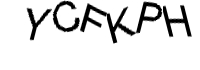
#> input picture DWCourse/homework1/scrapy_version/imageRecognize/dataimage/image1.jpg, 200 x 70 px; its folder holds only this picture in this run
$ python -i imageRec.py   (imports and definitions only)
#> lines starting #> are read from the running program, lines starting #| are printed output that depends on the picture; after the words box and inside, x2 and y2 are one past the last pixel; in counts of white or black regions, pixels touching at a corner belong together
#> further down, picture is the input picture: PIL image 200x70 L; min 0, max 255, mean 226.6
# -*- coding: UTF-8 -*-
from numpy import *
from pytesseract import *
from os import listdir
from PIL import Image
import operator
import sys, os, re, math
import traceback

thread_name = '0'

def cut_edge(im):
    '''
    切割验证码边缘无字符部分
    '''
    #从x轴开始遍历，切割左右边缘
    split_blank = ()
    data = list(im.getdata())
    w,h = im.size
    for x in range(w):
        if len(split_blank) == 0:
            for y in range(h):
                if data[ y*w + x ] < 50:
                    split_blank = split_blank + (x,0)
                    break
                else:
                    continue
        else:
            break
    for x in range(w)[::-1]:
        if len(split_blank) < 4:
            for y in range(h):
                if data[ y*w + x ] < 50:
                    split_blank = split_blank + (x+2,h-1)
                    break
                else:
                    continue
        else:
            break
    box = split_blank
    region = im.crop(box)
    #从y轴开始遍历，切割上下边缘
    split_blank = ()
    data = list(region.getdata())
    w,h = region.size
    for y in range(h):
        if len(split_blank) == 0:
            for x in range(w):
                if data[ y*w + x ] < 50:
                    split_blank = split_blank + (0,y)
                    break
                else:
                    continue
        else:
            break
    for y in range(h)[::-1]:
        if len(split_blank) < 4:
            for x in range(w):
                if data[ y*w + x ] < 50:
                    split_blank = split_blank + (w-1,y)
                    break
                else:
                    continue
        else:
            break
    box = split_blank
    region = region.crop(box)
    return region

# [48 lines left out: functions check, cut_char, not called in this run]

def getWide(im):
    '''
    返回字符的宽度
    '''
    lis = []
    data = list(im.getdata())
#> data = 14000 values, max 255 at index 0, min 0 at index 467, mean 226.6
    w,h = im.size
#> w = 200; h = 70
    for y in range(h):
        for x in range(w):
            if data[ y*w + x ] < 50:
                lis.append(1)
            else:
                lis.append(255)
    im.putdata(lis)
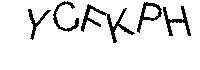
#> im: PIL image 200x70 L; values 1 (black) and 255 (white), 91.1% white; 5 black regions, box (x1, y1, x2, y2) and area: (81, 4, 135, 43) 421, (163, 6, 191, 36) 247, (137, 2, 162, 33) 214, (53, 1, 79, 32) 205, (28, 9, 51, 40) 161
    im = im.point(lambda i: i * 4)
    data = list(im.getdata())
#> data = 14000 values, max 255 at index 0, min 4 at index 264, mean 232.6
    widelist = []
    w,h = im.size
    for x in range(w):
        if len(widelist) == 0:
            for y in range(h):
                if data[ y*w + x ] < 50:
                    widelist.append(x)
                    break
                else:
                    continue
        else:
            break
#> after the loop, widelist = [28]
    for x in range(w)[::-1]:
        if len(widelist) < 2:
            for y in range(h):
                if data[ y*w + x ] < 50:
                    widelist.append(x)
                    break
                else:
                    continue
        else:
            break
#> after the loop, widelist = [28, 190]
    wide = widelist[1] - widelist[0]
#> wide = 162
    return wide

def rotate(im,angle = 1):
    '''
    旋转
    '''
    lis = []
    data = list(im.getdata())
    w,h = im.size
    for y in range(h):
        for x in range(w):
            if data[ y*w + x ] < 50:
                lis.append(1)
            else:
                lis.append(255)
    im.putdata(lis)
    rotate = im.rotate(angle,expand = 1)
    #去除黑边
    w,h = rotate.size
    copy = Image.new('L',rotate.size)
    lis = []
    data = list(rotate.getdata())
    for y in range(h):
        use = 1
        for x in range(w):
            if use == 1:
                if data[ y*w + x ] == 0:
                    lis.append(255)
                else:
                    lis.append(data[ y*w + x ])
                    use = 0
            else:
                lis.append(data[ y*w + x ])

    copy.putdata(lis)
    data = list(copy.getdata())
    lis = []
    for y in range(h):
        alis = []
        use = 1
        for x in range(w)[::-1]:
            if use == 1:
                if data[ y*w + x ] == 0:
                    alis.append(255)
                else:
                    alis.append(data[ y*w + x ])
                    use = 0
            else:
                alis.append(data[ y*w + x ])
        for it in alis[::-1]:
            lis.append(it)
    copy.putdata(lis)
    # copy.show()
    return copy

def rotateToMin(im):
    '''
    使用旋转卡壳进行判别，找出最小宽度,并标准化大小
    '''
    # print 'rotateToMin'
    # rotateIm = rotate(im)
    minIm = im
    oriWide = getWide(im)
#> oriWide = 162
    for i in range(1,100):
        rotateIm = rotate(im, angle = 5*i)
        rotateWide = getWide(rotateIm)
        if rotateWide > oriWide:
            break
        if rotateWide < oriWide:
            minIm = rotateIm
            oriWide = rotateWide
#> this loop made 1 pass
#> rotateWide on pass 1: 164
#> after the loop, oriWide = 162
    if oriWide < getWide(im):
        return tranTo30_40(minIm.point(lambda i: i * 4))
        # return minIm
    minIm = im
    oriWide = getWide(im)
    for i in range(1,100):
        rotateIm = rotate(im, angle = -5*i)
        rotateWide = getWide(rotateIm)
        if rotateWide > oriWide:
            break
        if rotateWide < oriWide:
            minIm = rotateIm
            oriWide = rotateWide
#> this loop made 19 passes
#> (rotateWide, oriWide) on passes 1 to 12: (160, 160), (159, 159), (157, 157), (155, 155), (152, 152), (149, 149), (143, 143), (138, 138), (131, 131), (123, 123), (113, 113), (104, 104)
#> rotateWide on pass 19: 45
#> pass 1, in rotate (call 2), `rotate = im.rotate(angle,expand = 1)`:
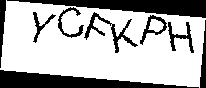
#> rotate: PIL image 206x88 L; min 0, max 255, mean 179.4
#> pass 1, in rotateToMin, `rotateIm = rotate(im, angle = -5*i)`:
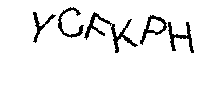
#> rotateIm: PIL image 206x88 L; values 1 (black) and 255 (white), 93.1% white; 5 black regions, box (x1, y1, x2, y2) and area: (84, 12, 138, 53) 423, (168, 22, 194, 53) 247, (140, 15, 167, 45) 215, (58, 7, 84, 38) 204, (33, 12, 56, 43) 163
#> pass 2, in rotate (call 3), `rotate = im.rotate(angle,expand = 1)`:
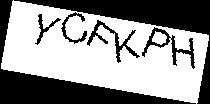
#> rotate: PIL image 210x104 L; min 0, max 255, mean 149
#> after the loop:
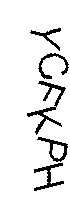
#> minIm: PIL image 70x200 L; values 1 (black) and 255 (white), 91.1% white; 5 black regions, box (x1, y1, x2, y2) and area: (27, 81, 66, 135) 421, (34, 163, 64, 191) 247, (37, 137, 68, 162) 214, (38, 53, 69, 79) 205, (30, 28, 61, 51) 161
#> after the loop:
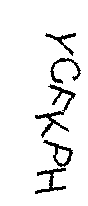
#> rotateIm: PIL image 88x206 L; values 1 (black) and 255 (white), 93.1% white; 5 black regions, box (x1, y1, x2, y2) and area: (35, 84, 76, 138) 422, (35, 168, 66, 194) 247, (43, 140, 73, 167) 215, (50, 58, 81, 84) 203, (45, 33, 76, 56) 163
#> after the loop, oriWide = 41
    return tranTo30_40(minIm.point(lambda i: i * 4))
    # return minIm.point(lambda i: i * 4)

# [79 lines left out: functions char_to_string, changeToText, not called in this run]

def tranTo30_40(im):
    '''
    图片标准化为30*40
    '''
    im = cut_edge(im)
#> in cut_edge, `data = list(im.getdata())`: data = 14000 values, max 255 at index 0, min 4 at index 2018, mean 232.6
#> in cut_edge, `region = im.crop(box)`: region: PIL image 43x199 L; values 4 (black) and 255 (white), 85.4% white; 5 black regions, box (x1, y1, x2, y2) and area: (0, 81, 39, 135) 421, (7, 163, 37, 191) 247, (10, 137, 41, 162) 214, (11, 53, 42, 79) 205, (3, 28, 34, 51) 161
#> in cut_edge, `data = list(region.getdata())`: data = 8557 values, max 255 at index 0, min 4 at index 1235, mean 218.4
#> in cut_edge, `region = region.crop(box)`:
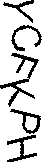
#> region: PIL image 42x162 L; values 4 (black) and 255 (white), 81.7% white; 5 black regions, box (x1, y1, x2, y2) and area: (0, 53, 39, 107) 421, (7, 135, 37, 162) 244, (10, 109, 41, 134) 214, (11, 25, 42, 51) 205, (3, 0, 34, 23) 161
    w,h = im.size
#> w = 42; h = 162
    data = list(im.getdata())
#> data = 6804 values, max 255 at index 0, min 4 at index 31, mean 209.1
    copy = Image.new('L',(30,40))
#> copy: PIL image 30x40 L; every value is 0
    lis = []
    if w > 30 or h > 40:
        return None
    if w < 30:
        wbit = 30-w
    else:
        wbit = 0
    if h < 40:
        hbit = 40-h
    else:
        hbit = 0
    for y in range(hbit//2):
        for x in range(30):
            lis.append(255)
    for y in range(h):
        for x in range(wbit//2):
            lis.append(255)
        for x in range(w):
            lis.append(data[ y*w + x ])
        for x in range(wbit-wbit//2):
            lis.append(255)
    for y in range(hbit-hbit//2):
        for x in range(30):
            lis.append(255)
    copy.putdata(lis)
    return copy

# [83 lines left out: functions tranTo2, vector, classify0, charTest, parse_robot, not called in this run]

>>> from PIL import Image
>>> picture = Image.open('dataimage/image1.jpg')
>>> result = rotateToMin(picture)

$ run again, on DWCourse/homework1/scrapy_version/imageRecognize/dataimage/image10.jpg
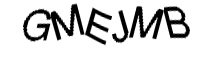
#> input picture DWCourse/homework1/scrapy_version/imageRecognize/dataimage/image10.jpg, 200 x 70 px
#> picture is the input picture: PIL image 200x70 L; min 0, max 255, mean 217.1
#> in getWide, `data = list(im.getdata())`: data = 14000 values, max 255 at index 0, min 0 at index 1075, mean 217.1
#> in getWide, `data = list(im.getdata())`: data = 14000 values, max 255 at index 0, min 4 at index 1072, mean 225
#> in rotateToMin, `oriWide = getWide(im)`: oriWide = 166
#> the loop in rotateToMin, `for i in range(1,100):` made 19 passes
#> (rotateWide, oriWide) on passes 1 to 8: (165, 165), (164, 164), (162, 162), (158, 158), (153, 153), (147, 147), (141, 141), (135, 135)
#> after the loop in rotateToMin, `for i in range(1,100):`:
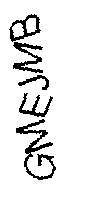
#> rotateIm: PIL image 88x206 L; values 1 (black) and 255 (white), 90.8% white; 5 black regions, box (x1, y1, x2, y2) and area: (16, 119, 56, 180) 622, (13, 42, 43, 73) 367, (9, 14, 41, 42) 292, (19, 93, 53, 117) 246, (18, 75, 49, 90) 142
#> after the loop in rotateToMin, `for i in range(1,100):`: oriWide = 38
#> in cut_edge, `data = list(im.getdata())`: data = 14000 values, max 255 at index 0, min 4 at index 730, mean 225
#> in cut_edge, `data = list(region.getdata())`: data = 7960 values, max 255 at index 0, min 4 at index 425, mean 202.3
#> in cut_edge, `region = region.crop(box)`:
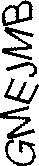
#> region: PIL image 39x166 L; values 4 (black) and 255 (white), 74.2% white; 5 black regions, box (x1, y1, x2, y2) and area: (0, 106, 36, 166) 622, (2, 27, 34, 60) 368, (2, 0, 33, 26) 292, (4, 78, 39, 104) 246, (6, 62, 37, 77) 143
#> in tranTo30_40, `data = list(im.getdata())`: data = 6474 values, max 255 at index 0, min 4 at index 25, mean 190.2
